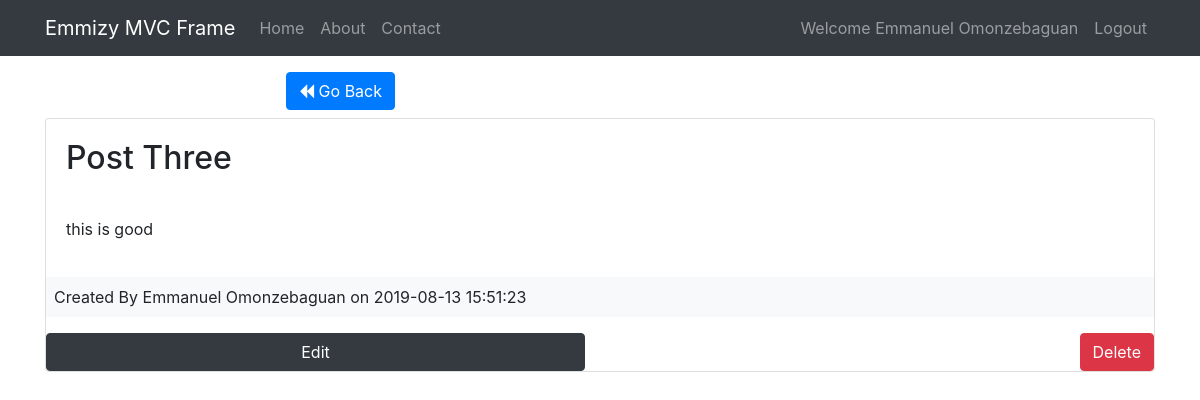
Page /posts/show/6 (signed in) on the committed database.
### tables this page shows
CREATE TABLE `posts` (
  `id` int(11) NOT NULL,
  `user_id` int(11) NOT NULL,
  `title` varchar(255) NOT NULL,
  `body` text NOT NULL,
  `created_at` datetime NOT NULL DEFAULT current_timestamp()
);

CREATE TABLE `user` (
  `id` int(11) NOT NULL,
  `name` varchar(255) NOT NULL,
  `email` varchar(255) NOT NULL,
  `password` varchar(255) NOT NULL,
  `created_at` datetime NOT NULL DEFAULT current_timestamp()
);

### app/controllers/Posts.php (called while the page is built, shortened)
<?php
class Posts extends Controller{
    public function __construct()
    {
        $this->postModel = $this->model('Post');
        $this->userModel = $this->model('User');
    }
    public function show($id){
        $post = $this->postModel->getPostById($id);
        $user = $this->userModel->getUserById($post->user_id);
        $data = [
            'post' => $post,
            'user' => $user
        ];
        $this->view('posts/show', $data);
    }
}

### app/libraries/Core.php (called while the page is built, shortened)
<?php
  class Core {
    protected $currentMethod = 'index';
    public function __construct(){
      $url = $this->getUrl();
      if(isset($url[0]) && file_exists('../app/controllers/' . ucwords($url[0]). '.php')){
        unset($url[0]);
      }
      $this->currentController = new $this->currentController;
      if(isset($url[1])){
        if(method_exists($this->currentController, $url[1])){
          $this->currentMethod = $url[1];
          unset($url[1]);
        }
      }
      $this->params = $url ? array_values($url) : [];
      call_user_func_array([$this->currentController, $this->currentMethod], $this->params);
    }
    public function getUrl(){
      if(isset($_GET['url'])){
        $url = rtrim($_GET['url'], '/');
        $url = filter_var($url, FILTER_SANITIZE_URL);
        $url = explode('/', $url);
        return $url;
      }
    }
  }

### public/index.php (called while the page is built, shortened)
<?php
  $init = new Core;

### app/libraries/Database.php (called while the page is built, shortened)
<?php
  class Database {
    private $host = DB_HOST;
    private $user = DB_USER;
    private $pass = DB_PASS;
    private $dbname = DB_NAME;
    private $dbh;
    private $stmt;
    public function __construct(){
      $dsn = 'mysql:host=' . $this->host . ';dbname=' . $this->dbname;
      $options = array(
        PDO::ATTR_PERSISTENT => true,
        PDO::ATTR_ERRMODE => PDO::ERRMODE_EXCEPTION
      );
      try{
        $this->dbh = new PDO($dsn, $this->user, $this->pass, $options);
      } catch(PDOException $e){
        $this->error = $e->getMessage();
        echo $this->error;
      }
    }
    public function query($sql){
      $this->stmt = $this->dbh->prepare($sql);
    }
    public function bind($param, $value, $type = null){
      if(is_null($type)){
        switch(true){
          default:
            $type = PDO::PARAM_STR;
        }
      }
      $this->stmt->bindValue($param, $value, $type);
    }
    public function execute(){
      return $this->stmt->execute();
    }
    public function single(){
      $this->execute();
      return $this->stmt->fetch(PDO::FETCH_OBJ);
    }
  }

### app/models/Post.php (called while the page is built, shortened)
<?php
class Post {
    private $db;
    public function __construct()
    {
        $this->db = new Database;
    }
    public function getPostById($id){
        $this->db->query('SELECT * FROM posts WHERE id = :id');
        $this->db->bind(':id', $id);
        $row = $this->db->single();
        return $row;
    }
}

### app/models/User.php (called while the page is built, shortened)
<?php
class User {
    private $db;
    public function __construct()
    {
        $this->db = new Database;
    }
    public function getUserById($id){
        $this->db->query('SELECT * FROM user WHERE id = :id');
        $this->db->bind(':id', $id);
        $row = $this->db->single();
        return $row;
    }
}

### app/views/posts/show.php (the view)
<?php require APPROOT . '/views/inc/header.php'; ?>
  <div class="row ">
      <div class="col-md-4">
          <a class="btn btn-primary pull-right" href="<?php echo URLROOT ;?>/posts"><i class="fa fa-backward"></i> Go Back</a>
      </div>
  </div>
        <div class="card mb-3 mt-2">
            <div class="card-body"><h2 class="card-text"><?php echo  $data['post']->title ;?></h2></div>
            <p class="card-body">
                <?php echo  $data['post']->body ;?>
            </p>
            <p class="card-title bg-light p-2 mb-3">
             Created By <?php echo $data['user']->name ;?> on <?php echo  $data['post']->created_at ;?>
            </p>
            <?php if($data['post']->user_id == $_SESSION['user_id']) : ?>
                <div class="row">
                    <div class="col">
                        <a href="<?php echo URLROOT ;?>/posts/edit/<?php echo $data['post']->id ;?>" class="btn btn-dark btn-block">Edit</a>
                    </div>
                    <div class="col">
                        <form class="pull-right" action="<?php echo URLROOT ;?>/posts/delete/<?php echo $data['post']->id ;?>" method="post">
                            <input type="submit" class="btn btn-danger btn-block" value="Delete">
                        </form>
                    </div>
                </div>
            <?php endif ;?>
        </div>
<?php require APPROOT . '/views/inc/footer.php'; ?>

### rows in the picture
posts: title "Post Three", body "this is good", created_at "2019-08-13 15:51:23"
user: name "Emmanuel Omonzebaguan"

### other values in the picture
SITENAME "Emmizy MVC Frame"
$_SESSION['name'] "Emmanuel Omonzebaguan"
